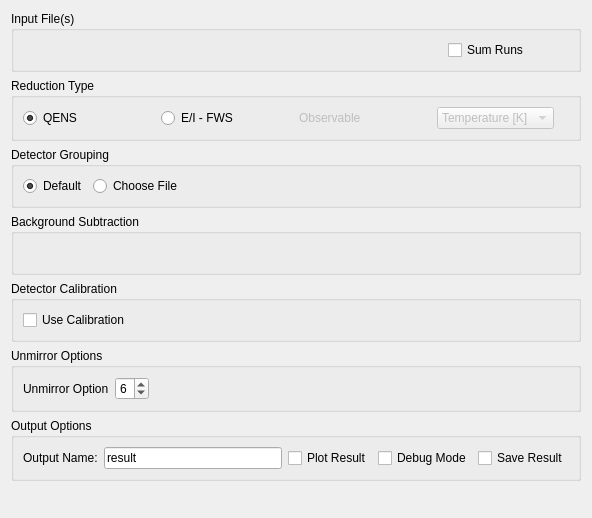
<?xml version="1.0" encoding="UTF-8"?>
<ui version="4.0">
 <class>ILLEnergyTransfer</class>
 <widget class="QWidget" name="ILLEnergyTransfer">
  <property name="geometry">
   <rect>
    <x>0</x>
    <y>0</y>
    <width>592</width>
    <height>518</height>
   </rect>
  </property>
  <property name="sizePolicy">
   <sizepolicy hsizetype="Preferred" vsizetype="Preferred">
    <horstretch>0</horstretch>
    <verstretch>0</verstretch>
   </sizepolicy>
  </property>
  <property name="minimumSize">
   <size>
    <width>500</width>
    <height>0</height>
   </size>
  </property>
  <property name="windowTitle">
   <string>Form</string>
  </property>
  <property name="styleSheet">
   <string notr="true"/>
  </property>
  <layout class="QVBoxLayout" name="loMain">
   <item>
    <widget class="QGroupBox" name="gbInput">
     <property name="sizePolicy">
      <sizepolicy hsizetype="Preferred" vsizetype="Preferred">
       <horstretch>0</horstretch>
       <verstretch>0</verstretch>
      </sizepolicy>
     </property>
     <property name="title">
      <string>Input File(s)</string>
     </property>
     <layout class="QHBoxLayout" name="horizontalLayout_2">
      <item>
       <widget class="MantidQt::MantidWidgets::MWRunFiles" name="rfInput" native="true">
        <property name="sizePolicy">
         <sizepolicy hsizetype="Expanding" vsizetype="Preferred">
          <horstretch>0</horstretch>
          <verstretch>0</verstretch>
         </sizepolicy>
        </property>
        <property name="toolTip">
         <string>Input file names (numors)</string>
        </property>
        <property name="label" stdset="0">
         <string>Run File</string>
        </property>
        <property name="multipleFiles" stdset="0">
         <bool>true</bool>
        </property>
        <property name="algorithmAndProperty" stdset="0">
         <string>IndirectILLReduction|Run</string>
        </property>
       </widget>
      </item>
      <item>
       <widget class="QCheckBox" name="ckSum">
        <property name="enabled">
         <bool>true</bool>
        </property>
        <property name="sizePolicy">
         <sizepolicy hsizetype="Preferred" vsizetype="Preferred">
          <horstretch>0</horstretch>
          <verstretch>0</verstretch>
         </sizepolicy>
        </property>
        <property name="toolTip">
         <string>Sum the input files</string>
        </property>
        <property name="text">
         <string>Sum Runs</string>
        </property>
        <property name="checked">
         <bool>false</bool>
        </property>
       </widget>
      </item>
      <item>
       <spacer name="horizontalSpacer_2">
        <property name="orientation">
         <enum>Qt::Horizontal</enum>
        </property>
        <property name="sizeType">
         <enum>QSizePolicy::Ignored</enum>
        </property>
        <property name="sizeHint" stdset="0">
         <size>
          <width>40</width>
          <height>20</height>
         </size>
        </property>
       </spacer>
      </item>
     </layout>
    </widget>
   </item>
   <item>
    <widget class="QGroupBox" name="gbType">
     <property name="title">
      <string>Reduction Type</string>
     </property>
     <layout class="QHBoxLayout" name="horizontalLayout_14">
      <item>
       <widget class="QRadioButton" name="rdQENS">
        <property name="text">
         <string>QENS</string>
        </property>
        <property name="checked">
         <bool>true</bool>
        </property>
        <attribute name="buttonGroup">
         <string notr="true">buttonGroup</string>
        </attribute>
       </widget>
      </item>
      <item>
       <widget class="QRadioButton" name="rdFWS">
        <property name="text">
         <string>E/I - FWS</string>
        </property>
        <attribute name="buttonGroup">
         <string notr="true">buttonGroup</string>
        </attribute>
       </widget>
      </item>
      <item>
       <widget class="QLabel" name="lbObservable">
        <property name="enabled">
         <bool>false</bool>
        </property>
        <property name="text">
         <string>Observable</string>
        </property>
       </widget>
      </item>
      <item alignment="Qt::AlignLeft|Qt::AlignVCenter">
       <widget class="QComboBox" name="cbObservable">
        <property name="enabled">
         <bool>false</bool>
        </property>
        <property name="sizePolicy">
         <sizepolicy hsizetype="MinimumExpanding" vsizetype="Fixed">
          <horstretch>0</horstretch>
          <verstretch>0</verstretch>
         </sizepolicy>
        </property>
        <item>
         <property name="text">
          <string>Temperature [K]</string>
         </property>
        </item>
        <item>
         <property name="text">
          <string>Pressure [bar]</string>
         </property>
        </item>
       </widget>
      </item>
     </layout>
    </widget>
   </item>
   <item>
    <widget class="QGroupBox" name="gbGrouping">
     <property name="sizePolicy">
      <sizepolicy hsizetype="Preferred" vsizetype="Maximum">
       <horstretch>0</horstretch>
       <verstretch>0</verstretch>
      </sizepolicy>
     </property>
     <property name="title">
      <string>Detector Grouping</string>
     </property>
     <layout class="QHBoxLayout" name="horizontalLayout_3">
      <item>
       <widget class="QRadioButton" name="rdGroupDefault">
        <property name="text">
         <string>Default</string>
        </property>
        <property name="checked">
         <bool>true</bool>
        </property>
        <attribute name="buttonGroup">
         <string notr="true">buttonGroup_2</string>
        </attribute>
       </widget>
      </item>
      <item>
       <widget class="QRadioButton" name="rdGroupChoose">
        <property name="text">
         <string>Choose File</string>
        </property>
        <attribute name="buttonGroup">
         <string notr="true">buttonGroup_2</string>
        </attribute>
       </widget>
      </item>
      <item>
       <widget class="QStackedWidget" name="swGroupingTypes">
        <property name="enabled">
         <bool>true</bool>
        </property>
        <property name="currentIndex">
         <number>1</number>
        </property>
        <property name="algorithmAndProperty" stdset="0">
         <string>IndirectILLReduction|MapFile</string>
        </property>
        <widget class="QWidget" name="pgILLMapDefault"/>
        <widget class="QWidget" name="pgILLMapFile">
         <layout class="QHBoxLayout" name="horizontalLayout_4">
          <property name="topMargin">
           <number>0</number>
          </property>
          <property name="bottomMargin">
           <number>0</number>
          </property>
          <item alignment="Qt::AlignVCenter">
           <widget class="MantidQt::MantidWidgets::MWRunFiles" name="rfMapFile" native="true">
            <property name="enabled">
             <bool>false</bool>
            </property>
            <property name="toolTip">
             <string>Detector grouping .xml file</string>
            </property>
            <property name="label" stdset="0">
             <string/>
            </property>
            <property name="fileExtensions" stdset="0">
             <stringlist>
              <string>.xml</string>
             </stringlist>
            </property>
           </widget>
          </item>
         </layout>
        </widget>
       </widget>
      </item>
     </layout>
    </widget>
   </item>
   <item>
    <widget class="QGroupBox" name="gbBackground">
     <property name="sizePolicy">
      <sizepolicy hsizetype="Preferred" vsizetype="Minimum">
       <horstretch>0</horstretch>
       <verstretch>0</verstretch>
      </sizepolicy>
     </property>
     <property name="title">
      <string>Background Subtraction</string>
     </property>
     <layout class="QHBoxLayout" name="horizontalLayout_7">
      <item>
       <widget class="MantidQt::MantidWidgets::MWRunFiles" name="rfBackgroundRun" native="true">
        <property name="sizePolicy">
         <sizepolicy hsizetype="Preferred" vsizetype="Preferred">
          <horstretch>0</horstretch>
          <verstretch>0</verstretch>
         </sizepolicy>
        </property>
        <property name="minimumSize">
         <size>
          <width>0</width>
          <height>20</height>
         </size>
        </property>
        <property name="toolTip">
         <string>Background file</string>
        </property>
        <property name="algorithmAndProperty" stdset="0">
         <string>IndirectILLReduction|BackgroundRun</string>
        </property>
        <property name="label" stdset="0">
         <string>Background Run</string>
        </property>
       </widget>
      </item>
     </layout>
    </widget>
   </item>
   <item>
    <widget class="QGroupBox" name="gbCalibration">
     <property name="sizePolicy">
      <sizepolicy hsizetype="Preferred" vsizetype="Minimum">
       <horstretch>0</horstretch>
       <verstretch>0</verstretch>
      </sizepolicy>
     </property>
     <property name="title">
      <string>Detector Calibration</string>
     </property>
     <layout class="QHBoxLayout" name="horizontalLayout_5">
      <item>
       <widget class="QCheckBox" name="cbUseCalibration">
        <property name="text">
         <string>Use Calibration</string>
        </property>
       </widget>
      </item>
      <item>
       <widget class="MantidQt::MantidWidgets::DataSelector" name="dsCalibration" native="true">
        <property name="enabled">
         <bool>false</bool>
        </property>
        <property name="sizePolicy">
         <sizepolicy hsizetype="Expanding" vsizetype="Fixed">
          <horstretch>0</horstretch>
          <verstretch>0</verstretch>
         </sizepolicy>
        </property>
        <property name="minimumSize">
         <size>
          <width>0</width>
          <height>20</height>
         </size>
        </property>
        <property name="toolTip">
         <string>Vanadium file(s) or workspace</string>
        </property>
        <property name="autoLoad" stdset="0">
         <bool>false</bool>
        </property>
        <property name="showLoad" stdset="0">
         <bool>false</bool>
        </property>
       </widget>
      </item>
     </layout>
    </widget>
   </item>
   <item>
    <widget class="QGroupBox" name="gbOptions">
     <property name="sizePolicy">
      <sizepolicy hsizetype="Preferred" vsizetype="Minimum">
       <horstretch>0</horstretch>
       <verstretch>0</verstretch>
      </sizepolicy>
     </property>
     <property name="title">
      <string>Unmirror Options</string>
     </property>
     <layout class="QHBoxLayout" name="horizontalLayout_6">
      <item>
       <widget class="QLabel" name="label_2">
        <property name="text">
         <string>Unmirror Option</string>
        </property>
       </widget>
      </item>
      <item>
       <widget class="QSpinBox" name="sbUnmirrorOption">
        <property name="sizePolicy">
         <sizepolicy hsizetype="Minimum" vsizetype="Preferred">
          <horstretch>0</horstretch>
          <verstretch>0</verstretch>
         </sizepolicy>
        </property>
        <property name="toolTip">
         <string>Unmirroring options:
0 no unmirroring
1 left
2 right
3 sum of left and right
4 shift right according to left and sum
5 shift right according to Vanadium run for peak positions
6 center both left and right at zero and sum
7 shift both left and right according to Vanadium run for peak positions</string>
        </property>
        <property name="minimum">
         <number>0</number>
        </property>
        <property name="maximum">
         <number>7</number>
        </property>
        <property name="value">
         <number>6</number>
        </property>
       </widget>
      </item>
      <item>
       <widget class="MantidQt::MantidWidgets::MWRunFiles" name="rfVanadiumRun" native="true">
        <property name="enabled">
         <bool>true</bool>
        </property>
        <property name="sizePolicy">
         <sizepolicy hsizetype="Expanding" vsizetype="Fixed">
          <horstretch>0</horstretch>
          <verstretch>0</verstretch>
         </sizepolicy>
        </property>
        <property name="minimumSize">
         <size>
          <width>0</width>
          <height>20</height>
         </size>
        </property>
        <property name="toolTip">
         <string>Vanadium File (for alignment only)</string>
        </property>
        <property name="label" stdset="0">
         <string>Vanadium Run </string>
        </property>
        <property name="algorithmAndProperty" stdset="0">
         <string>IndirectILLReduction|VanadiumRun</string>
        </property>
       </widget>
      </item>
     </layout>
    </widget>
   </item>
   <item>
    <widget class="QGroupBox" name="gbOutput">
     <property name="title">
      <string>Output Options</string>
     </property>
     <layout class="QHBoxLayout" name="horizontalLayout">
      <item>
       <widget class="QLabel" name="label">
        <property name="sizePolicy">
         <sizepolicy hsizetype="Maximum" vsizetype="Preferred">
          <horstretch>0</horstretch>
          <verstretch>0</verstretch>
         </sizepolicy>
        </property>
        <property name="minimumSize">
         <size>
          <width>0</width>
          <height>0</height>
         </size>
        </property>
        <property name="text">
         <string>Output Name:</string>
        </property>
       </widget>
      </item>
      <item>
       <widget class="QLineEdit" name="leOutWS">
        <property name="sizePolicy">
         <sizepolicy hsizetype="Expanding" vsizetype="Fixed">
          <horstretch>0</horstretch>
          <verstretch>0</verstretch>
         </sizepolicy>
        </property>
        <property name="toolTip">
         <string>Output workspace name</string>
        </property>
        <property name="text">
         <string>result</string>
        </property>
        <property name="placeholderText">
         <string>result</string>
        </property>
       </widget>
      </item>
      <item>
       <widget class="QCheckBox" name="ckPlot">
        <property name="sizePolicy">
         <sizepolicy hsizetype="Maximum" vsizetype="Preferred">
          <horstretch>0</horstretch>
          <verstretch>0</verstretch>
         </sizepolicy>
        </property>
        <property name="toolTip">
         <string>Plot the reduced workspace</string>
        </property>
        <property name="text">
         <string>Plot Result</string>
        </property>
       </widget>
      </item>
      <item>
       <widget class="QCheckBox" name="ckDebugMode">
        <property name="toolTip">
         <string>Whether to output intermediate workspaces</string>
        </property>
        <property name="text">
         <string>Debug Mode</string>
        </property>
       </widget>
      </item>
      <item>
       <widget class="QCheckBox" name="ckSave">
        <property name="sizePolicy">
         <sizepolicy hsizetype="Preferred" vsizetype="Maximum">
          <horstretch>0</horstretch>
          <verstretch>0</verstretch>
         </sizepolicy>
        </property>
        <property name="toolTip">
         <string>Save the reduced workspace</string>
        </property>
        <property name="text">
         <string>Save Result</string>
        </property>
       </widget>
      </item>
     </layout>
    </widget>
   </item>
   <item>
    <spacer name="verticalSpacer">
     <property name="orientation">
      <enum>Qt::Vertical</enum>
     </property>
     <property name="sizeHint" stdset="0">
      <size>
       <width>0</width>
       <height>10</height>
      </size>
     </property>
    </spacer>
   </item>
  </layout>
 </widget>
 <customwidgets>
  <customwidget>
   <class>MantidQt::MantidWidgets::MWRunFiles</class>
   <extends>QWidget</extends>
   <header>MantidQtMantidWidgets/MWRunFiles.h</header>
   <container>1</container>
  </customwidget>
  <customwidget>
   <class>MantidQt::MantidWidgets::DataSelector</class>
   <extends>QWidget</extends>
   <header>MantidQtMantidWidgets/DataSelector.h</header>
   <container>1</container>
  </customwidget>
 </customwidgets>
 <resources/>
 <connections>
  <connection>
   <sender>rdQENS</sender>
   <signal>clicked(bool)</signal>
   <receiver>cbObservable</receiver>
   <slot>setDisabled(bool)</slot>
   <hints>
    <hint type="sourcelabel">
     <x>70</x>
     <y>116</y>
    </hint>
    <hint type="destinationlabel">
     <x>499</x>
     <y>116</y>
    </hint>
   </hints>
  </connection>
  <connection>
   <sender>rdFWS</sender>
   <signal>clicked(bool)</signal>
   <receiver>cbObservable</receiver>
   <slot>setEnabled(bool)</slot>
   <hints>
    <hint type="sourcelabel">
     <x>171</x>
     <y>116</y>
    </hint>
    <hint type="destinationlabel">
     <x>499</x>
     <y>116</y>
    </hint>
   </hints>
  </connection>
  <connection>
   <sender>rdQENS</sender>
   <signal>clicked(bool)</signal>
   <receiver>lbObservable</receiver>
   <slot>setDisabled(bool)</slot>
   <hints>
    <hint type="sourcelabel">
     <x>70</x>
     <y>116</y>
    </hint>
    <hint type="destinationlabel">
     <x>373</x>
     <y>115</y>
    </hint>
   </hints>
  </connection>
  <connection>
   <sender>rdFWS</sender>
   <signal>clicked(bool)</signal>
   <receiver>lbObservable</receiver>
   <slot>setEnabled(bool)</slot>
   <hints>
    <hint type="sourcelabel">
     <x>171</x>
     <y>116</y>
    </hint>
    <hint type="destinationlabel">
     <x>373</x>
     <y>115</y>
    </hint>
   </hints>
  </connection>
  <connection>
   <sender>rdFWS</sender>
   <signal>clicked(bool)</signal>
   <receiver>ckSum</receiver>
   <slot>setDisabled(bool)</slot>
   <hints>
    <hint type="sourcelabel">
     <x>171</x>
     <y>116</y>
    </hint>
    <hint type="destinationlabel">
     <x>536</x>
     <y>45</y>
    </hint>
   </hints>
  </connection>
  <connection>
   <sender>rdQENS</sender>
   <signal>clicked(bool)</signal>
   <receiver>ckSum</receiver>
   <slot>setEnabled(bool)</slot>
   <hints>
    <hint type="sourcelabel">
     <x>70</x>
     <y>116</y>
    </hint>
    <hint type="destinationlabel">
     <x>536</x>
     <y>45</y>
    </hint>
   </hints>
  </connection>
  <connection>
   <sender>rdGroupDefault</sender>
   <signal>clicked(bool)</signal>
   <receiver>rfMapFile</receiver>
   <slot>setDisabled(bool)</slot>
   <hints>
    <hint type="sourcelabel">
     <x>59</x>
     <y>245</y>
    </hint>
    <hint type="destinationlabel">
     <x>391</x>
     <y>244</y>
    </hint>
   </hints>
  </connection>
  <connection>
   <sender>rdGroupChoose</sender>
   <signal>clicked(bool)</signal>
   <receiver>rfMapFile</receiver>
   <slot>setEnabled(bool)</slot>
   <hints>
    <hint type="sourcelabel">
     <x>151</x>
     <y>245</y>
    </hint>
    <hint type="destinationlabel">
     <x>391</x>
     <y>244</y>
    </hint>
   </hints>
  </connection>
  <connection>
   <sender>cbUseCalibration</sender>
   <signal>clicked(bool)</signal>
   <receiver>dsCalibration</receiver>
   <slot>setEnabled(bool)</slot>
   <hints>
    <hint type="sourcelabel">
     <x>83</x>
     <y>314</y>
    </hint>
    <hint type="destinationlabel">
     <x>354</x>
     <y>314</y>
    </hint>
   </hints>
  </connection>
 </connections>
 <buttongroups>
  <buttongroup name="buttonGroup"/>
  <buttongroup name="buttonGroup_2"/>
 </buttongroups>
</ui>
